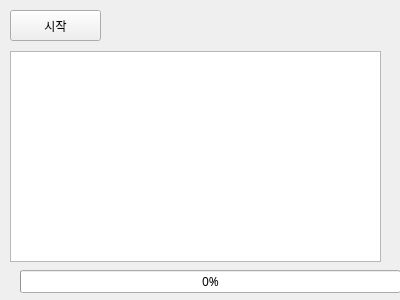
<?xml version="1.0" encoding="UTF-8"?>
<ui version="4.0">
 <class>Form</class>
 <widget class="QWidget" name="Form">
  <property name="geometry">
   <rect>
    <x>0</x>
    <y>0</y>
    <width>400</width>
    <height>300</height>
   </rect>
  </property>
  <property name="maximumSize">
   <size>
    <width>400</width>
    <height>300</height>
   </size>
  </property>
  <property name="font">
   <font>
    <family>맑은 고딕</family>
   </font>
  </property>
  <property name="windowTitle">
   <string>Form</string>
  </property>
  <widget class="QPushButton" name="btnStart">
   <property name="geometry">
    <rect>
     <x>10</x>
     <y>10</y>
     <width>91</width>
     <height>31</height>
    </rect>
   </property>
   <property name="text">
    <string>시작</string>
   </property>
  </widget>
  <widget class="QProgressBar" name="pgbTask">
   <property name="geometry">
    <rect>
     <x>20</x>
     <y>270</y>
     <width>381</width>
     <height>23</height>
    </rect>
   </property>
   <property name="value">
    <number>0</number>
   </property>
  </widget>
  <widget class="QTextBrowser" name="txbLog">
   <property name="geometry">
    <rect>
     <x>10</x>
     <y>51</y>
     <width>371</width>
     <height>211</height>
    </rect>
   </property>
  </widget>
 </widget>
 <resources/>
 <connections/>
</ui>
